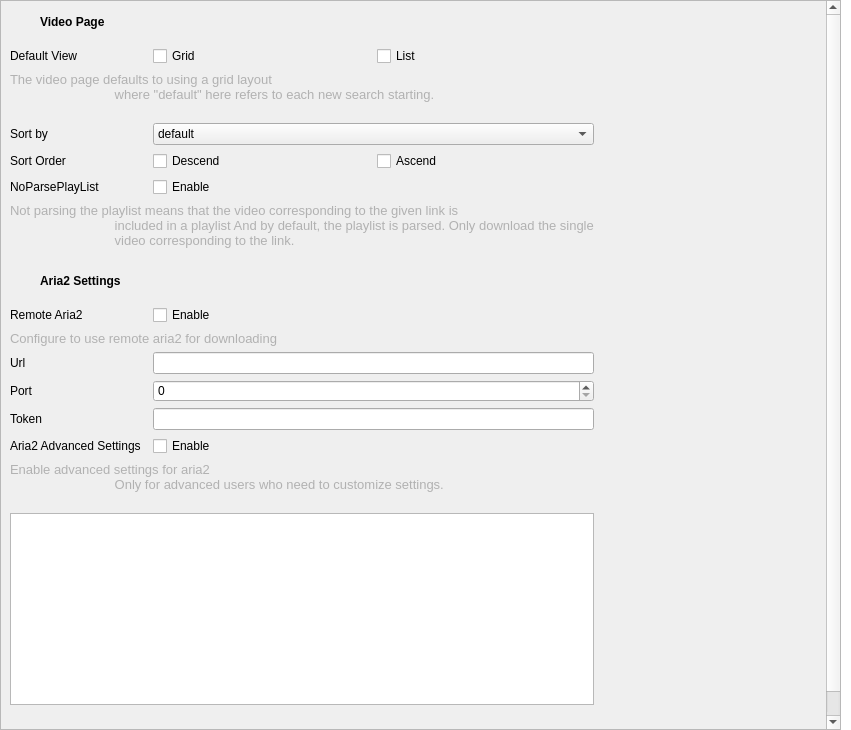
<?xml version="1.0" encoding="UTF-8"?>
<ui version="4.0">
 <class>AdvanceSettings</class>
 <widget class="QWidget" name="AdvanceSettings">
  <property name="geometry">
   <rect>
    <x>0</x>
    <y>0</y>
    <width>851</width>
    <height>730</height>
   </rect>
  </property>
  <property name="windowTitle">
   <string>AdvanceSetting</string>
  </property>
  <property name="styleSheet">
   <string notr="true">.QWidget{
	background-color: transparent;
}</string>
  </property>
  <layout class="QVBoxLayout" name="verticalLayout">
   <property name="spacing">
    <number>0</number>
   </property>
   <property name="leftMargin">
    <number>0</number>
   </property>
   <property name="topMargin">
    <number>0</number>
   </property>
   <property name="rightMargin">
    <number>10</number>
   </property>
   <property name="bottomMargin">
    <number>0</number>
   </property>
   <item>
    <widget class="QScrollArea" name="scrollArea">
        <property name="horizontalScrollBarPolicy">
            <enum>Qt::ScrollBarPolicy::ScrollBarAlwaysOff</enum>
        </property>
     <property name="widgetResizable">
      <bool>true</bool>
     </property>
     <widget class="QWidget" name="scrollAreaWidgetContents">
      <property name="geometry">
       <rect>
        <x>0</x>
        <y>0</y>
           <width>839</width>
           <height>776</height>
       </rect>
      </property>
         <layout class="QGridLayout">
             <item row="0" column="0" colspan="4">
                 <widget class="QWidget" name="widgetVideoPage" native="true">
                     <layout class="QHBoxLayout" name="horizontalLayout_3">
                         <property name="leftMargin">
                             <number>0</number>
                         </property>
                         <property name="topMargin">
                             <number>0</number>
                         </property>
                         <property name="rightMargin">
                             <number>0</number>
                         </property>
                         <property name="bottomMargin">
                             <number>0</number>
                         </property>
                         <item>
                             <widget class="QPushButton" name="btnVideoPageIcon">
                                 <property name="sizePolicy">
                                     <sizepolicy hsizetype="Fixed" vsizetype="Fixed">
                                         <horstretch>0</horstretch>
                                         <verstretch>0</verstretch>
                                     </sizepolicy>
                                 </property>
                                 <property name="minimumSize">
                                     <size>
                                         <width>24</width>
                                         <height>24</height>
                                     </size>
                                 </property>
                                 <property name="maximumSize">
                                     <size>
                                         <width>24</width>
                                         <height>24</height>
                                     </size>
                                 </property>
                                 <property name="styleSheet">
                                     <string notr="true">.QPushButton{
	border: none;
}</string>
                                 </property>
                                 <property name="icon">
                                     <iconset resource="../../../resource/sVanilla.qrc">
                                         <normaloff>:/icon/bar/video.svg</normaloff>:/icon/bar/video.svg
                                     </iconset>
                                 </property>
                                 <property name="iconSize">
                                     <size>
                                         <width>20</width>
                                         <height>20</height>
                                     </size>
                                 </property>
                                 <property name="_vanillaStyle_Patch" stdset="0">
                                     <string>ButtonIconPatch</string>
                                 </property>
                             </widget>
                         </item>
                         <item>
                             <widget class="QLabel" name="labelVideoWidget">
                                 <property name="font">
                                     <font>
                                         <bold>true</bold>
                                     </font>
                                 </property>
                                 <property name="text">
                                     <string>Video Page</string>
                                 </property>
                             </widget>
                         </item>
                     </layout>
                 </widget>
             </item>
             <item row="2" column="0">
                 <widget class="QLabel" name="labelDefaultWIdget">
                     <property name="text">
                         <string>Default View</string>
                     </property>
                 </widget>
             </item>
             <item row="13" column="0">
                 <widget class="QLabel" name="labelAria2Port">
                     <property name="text">
                         <string>Port</string>
                     </property>
                 </widget>
             </item>
             <item row="6" column="2">
                 <widget class="QCheckBox" name="cbxNoParseList">
                     <property name="text">
                         <string>Enable</string>
                     </property>
                 </widget>
             </item>
             <item row="8" column="0" colspan="4">
                 <widget class="QWidget" name="aria2SettingTitle" native="true">
                     <layout class="QHBoxLayout" name="horizontalLayout_4">
                         <property name="leftMargin">
                             <number>0</number>
                         </property>
                         <property name="topMargin">
                             <number>0</number>
                         </property>
                         <property name="rightMargin">
                             <number>0</number>
                         </property>
                         <property name="bottomMargin">
                             <number>0</number>
                         </property>
                         <item>
                             <widget class="QPushButton" name="iconAria2Settings">
                                 <property name="sizePolicy">
                                     <sizepolicy hsizetype="Fixed" vsizetype="Fixed">
                                         <horstretch>0</horstretch>
                                         <verstretch>0</verstretch>
                                     </sizepolicy>
                                 </property>
                                 <property name="minimumSize">
                                     <size>
                                         <width>24</width>
                                         <height>24</height>
                                     </size>
                                 </property>
                                 <property name="maximumSize">
                                     <size>
                                         <width>24</width>
                                         <height>24</height>
                                     </size>
                                 </property>
                                 <property name="styleSheet">
                                     <string notr="true">.QPushButton{
                                         border: none;
                                         }
                                     </string>
                                 </property>
                                 <property name="icon">
                                     <iconset resource="../../../resource/sVanilla.qrc">
                                         <normaloff>:/icon/bar/download.svg</normaloff>:/icon/bar/download.svg
                                     </iconset>
                                 </property>
                                 <property name="iconSize">
                                     <size>
                                         <width>20</width>
                                         <height>20</height>
                                     </size>
                                 </property>
                                 <property name="_vanillaStyle_Patch" stdset="0">
                                     <string>ButtonIconPatch</string>
                                 </property>
                             </widget>
                         </item>
                         <item>
                             <widget class="QLabel" name="labelAria2CommonSettings">
            <property name="font">
             <font>
                 <bold>true</bold>
             </font>
            </property>
            <property name="text">
                <string>Aria2 Settings</string>
            </property>
           </widget>
          </item>
                     </layout>
                 </widget>
             </item>
             <item row="14" column="2">
                 <widget class="QLineEdit" name="lineEditAria2Token"/>
             </item>
             <item row="2" column="2">
                 <widget class="QWidget" name="widgetDefaultView" native="true">
                     <layout class="QHBoxLayout" name="horizontalLayout_8">
                         <property name="leftMargin">
                             <number>0</number>
                         </property>
                         <property name="topMargin">
                             <number>0</number>
                         </property>
                         <property name="rightMargin">
                             <number>0</number>
                         </property>
                         <property name="bottomMargin">
                             <number>0</number>
                         </property>
                         <item>
                             <widget class="QCheckBox" name="cbxGrid">
                                 <property name="text">
                                     <string>Grid</string>
                                 </property>
                             </widget>
                         </item>
                         <item>
                             <widget class="QCheckBox" name="cbxList">
                                 <property name="text">
                                     <string>List</string>
                                 </property>
                             </widget>
                         </item>
                     </layout>
                 </widget>
             </item>
             <item row="15" column="2">
                 <widget class="QCheckBox" name="checkBoxEnableAria2AdvancedSettings">
                     <property name="text">
                         <string>Enable</string>
                     </property>
                 </widget>
             </item>
             <item row="2" column="3">
                 <spacer name="horizontalSpacer_3">
                     <property name="orientation">
                         <enum>Qt::Orientation::Horizontal</enum>
                     </property>
                     <property name="sizeHint" stdset="0">
                         <size>
                             <width>40</width>
                             <height>20</height>
                         </size>
                     </property>
                 </spacer>
             </item>
             <item row="6" column="0">
                 <widget class="QLabel" name="label_3">
                     <property name="text">
                         <string>NoParsePlayList</string>
                     </property>
                 </widget>
             </item>
             <item row="1" column="0" colspan="4">
                 <widget class="DividingLine" name="lineVideoPage" native="true"/>
             </item>
             <item row="13" column="2">
                 <widget class="QSpinBox" name="spinBoxAria2Port">
                     <property name="maximum">
                         <number>65535</number>
                     </property>
                 </widget>
             </item>
             <item row="4" column="2">
                 <widget class="QComboBox" name="comboBoxOrderElem">
                     <item>
                         <property name="text">
                             <string>default</string>
                         </property>
                     </item>
                     <item>
                         <property name="text">
                             <string>title</string>
                         </property>
                     </item>
                     <item>
                         <property name="text">
                             <string>time</string>
                         </property>
                     </item>
                     <item>
                         <property name="text">
                             <string>duration</string>
                         </property>
                     </item>
                 </widget>
             </item>
             <item row="14" column="0">
                 <widget class="QLabel" name="labelAria2Token">
                     <property name="text">
                         <string>Token</string>
                     </property>
                 </widget>
             </item>
             <item row="4" column="0">
                 <widget class="QLabel" name="labelOrderBy">
                     <property name="text">
                         <string>Sort by</string>
                     </property>
                 </widget>
             </item>
             <item row="17" column="0" colspan="3">
                 <widget class="Aria2AdvanceSettings" name="listWidgetAria2AdvancedSettings">
                     <property name="sizePolicy">
                         <sizepolicy hsizetype="Expanding" vsizetype="Minimum">
                             <horstretch>0</horstretch>
                             <verstretch>0</verstretch>
                         </sizepolicy>
                     </property>
                 </widget>
             </item>
             <item row="5" column="2">
                 <widget class="QWidget" name="widgetSortOrder" native="true">
                     <layout class="QHBoxLayout" name="horizontalLayout_10">
                         <property name="leftMargin">
                             <number>0</number>
                         </property>
                         <property name="topMargin">
                             <number>0</number>
                         </property>
                         <property name="rightMargin">
                             <number>0</number>
                         </property>
                         <property name="bottomMargin">
                             <number>0</number>
                         </property>
          <item>
              <widget class="QCheckBox" name="cbxDes">
                  <property name="text">
                      <string>Descend</string>
                  </property>
              </widget>
          </item>
                         <item>
                             <widget class="QCheckBox" name="cbxAsc">
                                 <property name="text">
                                     <string>Ascend</string>
                                 </property>
                             </widget>
                         </item>
                     </layout>
                 </widget>
             </item>
             <item row="9" column="0" colspan="4">
                 <widget class="DividingLine" name="lineAria2Setting" native="true"/>
             </item>
             <item row="3" column="0" colspan="3">
                 <widget class="QLabel" name="labelDefaultExplain">
                     <property name="sizePolicy">
                         <sizepolicy hsizetype="Preferred" vsizetype="Minimum">
                             <horstretch>0</horstretch>
                             <verstretch>0</verstretch>
                         </sizepolicy>
                     </property>
                     <property name="palette">
                         <palette>
                             <active>
                                 <colorrole role="WindowText">
                                     <brush brushstyle="SolidPattern">
                                         <color alpha="66">
                                             <red>0</red>
                                             <green>0</green>
                                             <blue>0</blue>
                                         </color>
                                     </brush>
                                 </colorrole>
                             </active>
                             <inactive>
                                 <colorrole role="WindowText">
                                     <brush brushstyle="SolidPattern">
                                         <color alpha="66">
                                             <red>0</red>
                                             <green>0</green>
                                             <blue>0</blue>
                                         </color>
                                     </brush>
                                 </colorrole>
                             </inactive>
                             <disabled/>
                         </palette>
                     </property>
                     <property name="font">
                         <font>
                             <pointsize>10</pointsize>
                         </font>
                     </property>
                     <property name="text">
                         <string>The video page defaults to using a grid layout
                             where &quot;default&quot; here refers to each new search starting.
                         </string>
                     </property>
                     <property name="wordWrap">
                         <bool>true</bool>
                     </property>
                 </widget>
             </item>
             <item row="12" column="0">
                 <widget class="QLabel" name="labelAria2Url">
                     <property name="text">
                         <string>Url</string>
                     </property>
                 </widget>
             </item>
             <item row="11" column="0" colspan="3">
                 <widget class="QLabel" name="labelEnableRemoteExplain">
                     <property name="palette">
                         <palette>
                             <active>
                                 <colorrole role="WindowText">
                                     <brush brushstyle="SolidPattern">
                                         <color alpha="66">
                                             <red>0</red>
                                             <green>0</green>
                                             <blue>0</blue>
                                         </color>
                                     </brush>
                                 </colorrole>
                             </active>
                             <inactive>
                                 <colorrole role="WindowText">
                                     <brush brushstyle="SolidPattern">
                                         <color alpha="66">
                                             <red>0</red>
                                             <green>0</green>
                                             <blue>0</blue>
                                         </color>
                                     </brush>
                                 </colorrole>
                             </inactive>
                             <disabled/>
                         </palette>
                     </property>
                     <property name="font">
                         <font>
                             <pointsize>10</pointsize>
                         </font>
                     </property>
                     <property name="text">
                         <string>Configure to use remote aria2 for downloading</string>
                     </property>
                 </widget>
             </item>
             <item row="5" column="0">
                 <widget class="QLabel" name="labelSortVideoOrder">
                     <property name="text">
                         <string>Sort Order</string>
                     </property>
                 </widget>
             </item>
             <item row="16" column="0" colspan="3">
                 <widget class="QLabel" name="label">
                     <property name="palette">
                         <palette>
                             <active>
                                 <colorrole role="WindowText">
                                     <brush brushstyle="SolidPattern">
                                         <color alpha="66">
                                             <red>0</red>
                                             <green>0</green>
                                             <blue>0</blue>
                                         </color>
                                     </brush>
                                 </colorrole>
                             </active>
                             <inactive>
                                 <colorrole role="WindowText">
                                     <brush brushstyle="SolidPattern">
                                         <color alpha="66">
                                             <red>0</red>
                                             <green>0</green>
                                             <blue>0</blue>
                                         </color>
                                     </brush>
                                 </colorrole>
                             </inactive>
                             <disabled/>
                         </palette>
                     </property>
                     <property name="font">
                         <font>
                             <pointsize>10</pointsize>
                         </font>
                     </property>
                     <property name="text">
                         <string>Enable advanced settings for aria2
                             Only for advanced users who need to customize settings.
                         </string>
                     </property>
                     <property name="wordWrap">
                         <bool>true</bool>
                     </property>
                 </widget>
             </item>
             <item row="7" column="0" colspan="3">
                 <widget class="QLabel" name="labelNoParsePlayListExplain">
                     <property name="palette">
                         <palette>
                             <active>
                                 <colorrole role="WindowText">
                                     <brush brushstyle="SolidPattern">
                                         <color alpha="66">
                                             <red>0</red>
                                             <green>0</green>
                                             <blue>0</blue>
                                         </color>
                                     </brush>
                                 </colorrole>
                             </active>
                             <inactive>
                                 <colorrole role="WindowText">
                                     <brush brushstyle="SolidPattern">
                                         <color alpha="66">
                                             <red>0</red>
                                             <green>0</green>
                                             <blue>0</blue>
                                         </color>
                                     </brush>
                                 </colorrole>
                             </inactive>
                             <disabled/>
                         </palette>
                     </property>
                     <property name="font">
                         <font>
                             <pointsize>10</pointsize>
                         </font>
                     </property>
                     <property name="text">
                         <string>Not parsing the playlist means that the video corresponding to the given link is
                             included in a playlist And by default, the playlist is parsed. Only download the single
                             video corresponding to the link.
                         </string>
                     </property>
                     <property name="wordWrap">
                         <bool>true</bool>
                     </property>
                 </widget>
             </item>
             <item row="12" column="2">
                 <widget class="QLineEdit" name="lineEditAria2Url"/>
             </item>
             <item row="10" column="0">
                 <widget class="QLabel" name="label_2">
                     <property name="text">
                         <string>Remote Aria2</string>
                     </property>
                 </widget>
             </item>
             <item row="10" column="2">
                 <widget class="QCheckBox" name="checkBoxAria2EnableRemote">
                     <property name="text">
                         <string>Enable</string>
                     </property>
                 </widget>
             </item>
             <item row="15" column="0">
                 <widget class="QLabel" name="label_4">
                     <property name="text">
                         <string>Aria2 Advanced Settings</string>
                     </property>
                 </widget>
             </item>
             <item row="18" column="0">
                 <spacer name="verticalSpacer">
                     <property name="orientation">
                         <enum>Qt::Orientation::Vertical</enum>
                     </property>
                     <property name="sizeHint" stdset="0">
                         <size>
                             <width>20</width>
                             <height>40</height>
                         </size>
                     </property>
                 </spacer>
       </item>
      </layout>
     </widget>
    </widget>
   </item>
  </layout>
 </widget>
 <customwidgets>
  <customwidget>
   <class>Aria2AdvanceSettings</class>
   <extends>QListWidget</extends>
   <header>SUI/Aria2Settings/Aria2AdvanceSettings.h</header>
  </customwidget>
  <customwidget>
   <class>DividingLine</class>
   <extends>QWidget</extends>
   <header>SUI/DividingLine.h</header>
   <container>1</container>
  </customwidget>
 </customwidgets>
 <resources>
  <include location="../../../resource/sVanilla.qrc"/>
 </resources>
 <connections/>
</ui>
